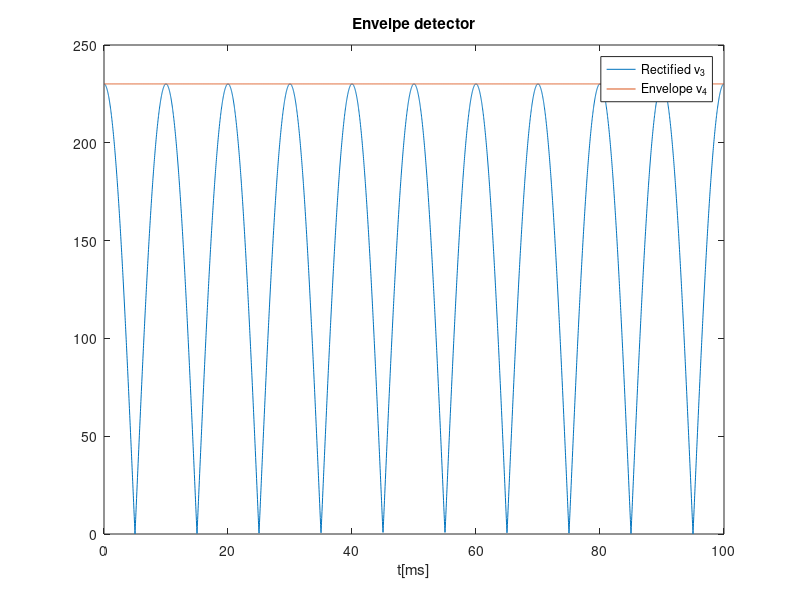
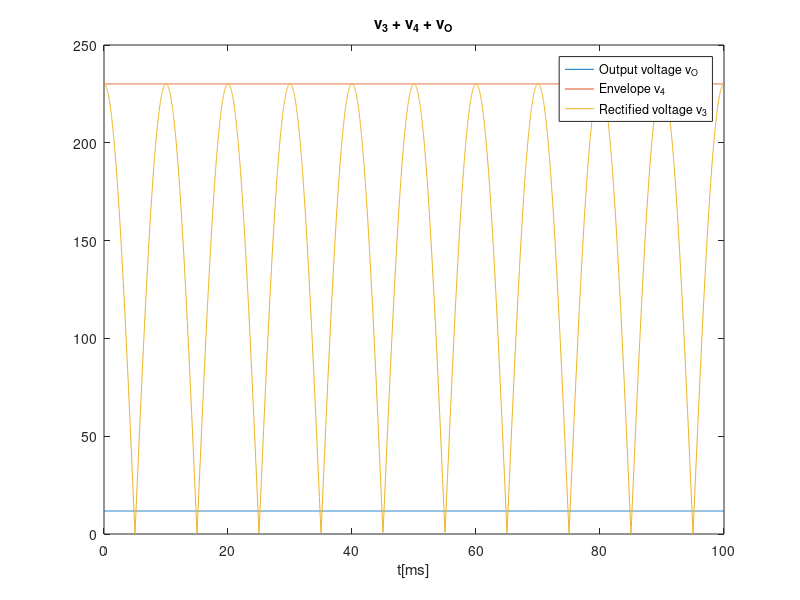
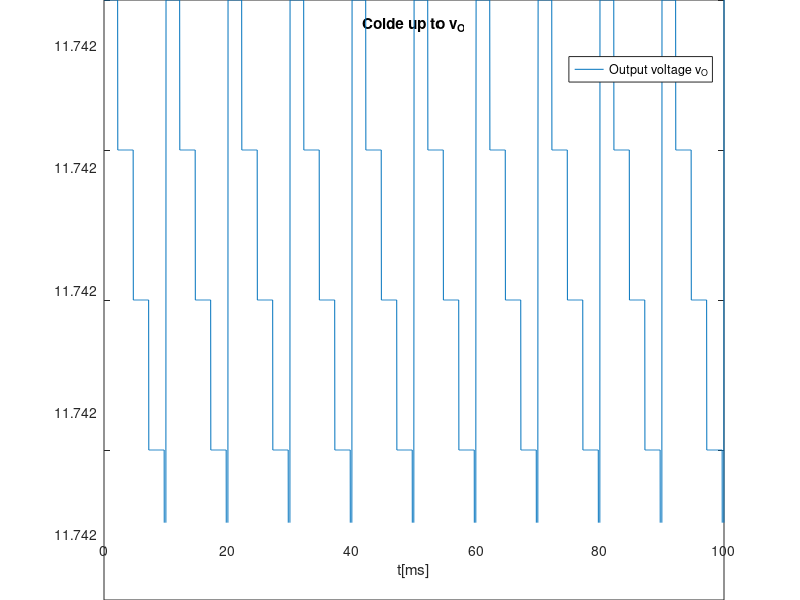
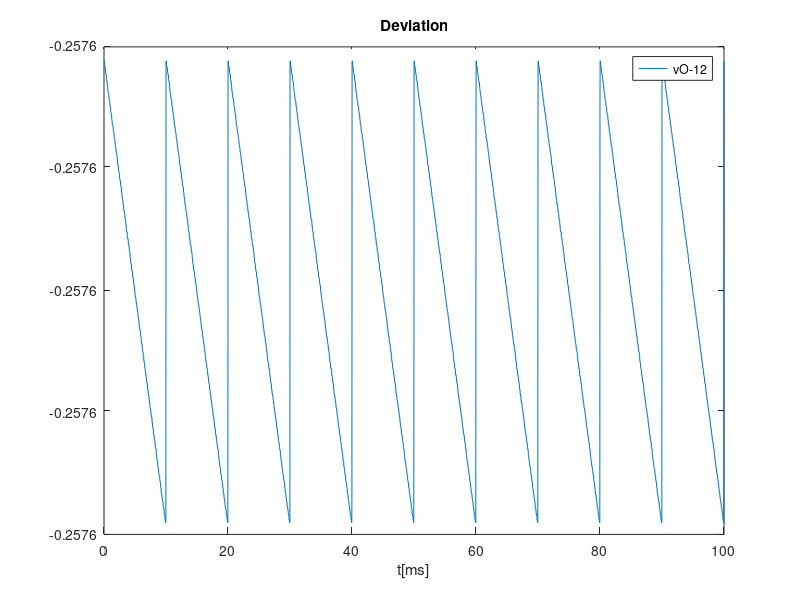

The MATLAB source for these figures, in order:
close all 
clear all

f=50;
w=2*pi*f;
T=1/f;

t=linspace(0, 10*T/2, 4000);

AS=230;
vS=AS*cos(w*t);

%------------------Transformer-------------------------
AA=230.1;
vA=AA*cos(w*t);
n_transformer=AS/AA;

%------------------Full wave rectifier-----------------
vB = abs(vA);

%------------------Envelope detector------------------- 
R1=920e3;
C=920e-6;
R2=30.3e3;


TB=T/2;
wB=w*2;

%Diode OFF
tOFF=1/wB*atan(1/(wB*R1*C));


%v_ripple=AA*(1-exp(-TB/(R1*C)));

j=1;
for ciclo=1:10
	for i=1:length(t)
		%Diode ON
		if t(i)>=(ciclo-1)*TB && t(i)<=(ciclo-1)*TB+tOFF
			vC(i)=vB(i);
		end
		
		%Diode OFF
		v_exp=AA*cos(wB*((ciclo-1)*TB+tOFF))*exp(-(t(i)-((ciclo-1)*TB+tOFF))/(R1*C));
		if t(i)>((ciclo-1)*TB+tOFF) && v_exp>=vB(i) && t(i)<=(ciclo)*TB
			vC(i)=v_exp;
		end
		
		%Diode ON
		if vB(i)>v_exp && t(i)<=(ciclo)*TB
			vC(i)=vB(i);
		end	
	end
end

ripple_env=max(vC)-min(vC);

plot(t*1000, vB)
hold on
plot(t*1000,vC)
title("Envelpe detector")
xlabel ("t[ms]")
legend("Rectified v_3","Envelope v_4")
print ("venvlope.eps", "-depsc")
hold off


%--------------Voltage regulator----------------------

%Incremental analysis
%vC = VC + vc
%VON=0.7;
%R2=10000;
%num_diodes=round(12/VON);
num_diodes=17;
IS=1e-14;
VT=25e-3;
eta=1;
VC= sum(vC)/length(vC);

f=@(VO) -VC+IS*exp(VO/num_diodes/eta/VT)*R2+VO;
h=0.001;
i=1;
VO(i)=12;
err=1;
while err>0.0001

	dif_finita=(f(VO(i)+h)-f(VO(i)-h))/2/h;
	VO(i+1)=VO(i)-f(VO(i))/dif_finita;
	err=VO(i+1)-VO(i);
	i=i+1;
end
%disp(VO(end));
VON=VO(end)/num_diodes

rd=eta*VT/(IS*exp(VON/(eta*VT))); %ver bem isto


for i=1:length(vC)
vo(i)=(num_diodes*rd/(R2+num_diodes*rd))*(vC(i)-VC);
end


VO=num_diodes*VON; %valor método Newton-Rhapson
vO=VO+vo;

plot(t*1000, vO)
hold on
plot(t*1000,vC)
hold on
plot(t*1000,vB)
title("v_3 + v_4 + v_O")
xlabel ("t[ms]")
legend("Output voltage v_O ","Envelope v_4", "Rectified voltage v_3")
print ("vregulator.eps", "-depsc")
hold off

plot(t*1000, vO)
title("Colde up to v_O")
xlabel ("t[ms]")
legend("Output voltage v_O")
print ("voutput.eps", "-depsc")
hold off


plot(t*1000,vO-12)
title("Deviation")
xlabel ("t[ms]")
legend("vO-12")
print ("vdeviation.eps", "-depsc")

ripple_out= max(vO)-min(vO)
DC_out=sum(vO)/length(vO)


tab=fopen("envelope.tex", "w");
fprintf(tab, "$Ripple_{envelope}$ & $%f$ \\\\ \\hline \n", ripple_env);
fprintf(tab, "$Average_{envelope}$ & $%f$ \\\\ \\hline \n", VC);
fclose(tab);

tab=fopen("regulator.tex", "w");
fprintf(tab, "$Ripple_{regulator}$ & $%f$ \\\\ \\hline \n", ripple_out);
fprintf(tab, "$Average_{regulator}$ & $%f$ \\\\ \\hline \n", DC_out);
fclose(tab);

tab=fopen("V_ON.tex", "w");
fprintf(tab, "$V_{ON}$ & $%f$ \\\\ \\hline \n", VON);
fclose(tab);

M=1/(((R1+R2)/1000+C/1e-6+(num_diodes+5)*0.1)*(ripple_out+abs(DC_out-12)+10e-6))

tab=fopen("cost.tex", "w");
fprintf(tab, "Merit & $%f$ \\\\ \\hline \n", M);
fclose(tab);
